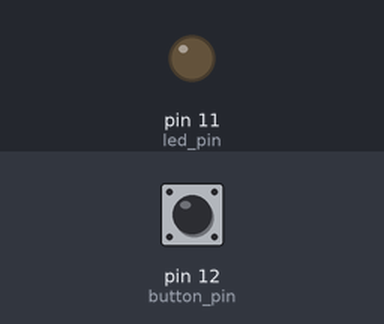
The program below on a simulated Raspberry Pi (header pin numbers). Shown: output pins drawn as LEDs (lit = HIGH). The inputs (shaded band) are chosen by the test bench; at power-on: pin 12 (button_pin) HIGH. What the program prints to the terminal is not drawn.

Above: at 1.2 s.
1.3 s: pin 12 (button_pin) pulled LOW for 0.15 s
At 1.37 s:
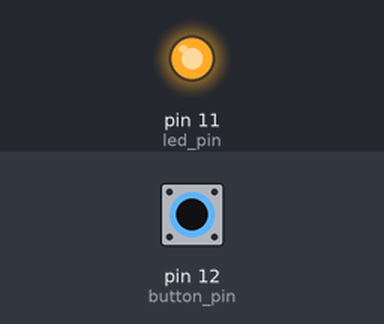
2.9 s: pin 12 (button_pin) pulled LOW for 3.2 s
At 7.3 s:
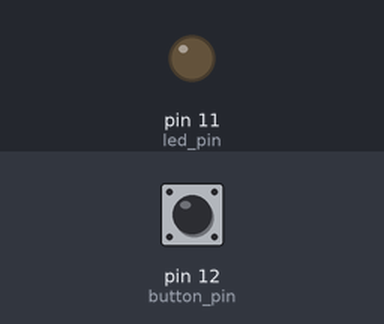
Timing chart, 0 to 8.8 s (numbered marks = the images above; inputs shaded):
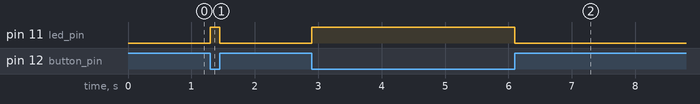

Measured:
- after the input at 1.3 s, pin 11 (led_pin): LOW → HIGH at once, → LOW 0.15 s later
- after the input at 2.9 s, pin 11 (led_pin): LOW → HIGH at once, → LOW 3.2 s later

The program:

button.py
```python
import RPi.GPIO as GPIO

led_pin = 11
button_pin = 12

def setup():
    GPIO.setmode(GPIO.BOARD)
    GPIO.setup(led_pin, GPIO.OUT)
    GPIO.setup(button_pin, GPIO.IN, pull_up_down=GPIO.PUD_UP) # Set button_pin to PULL UP INPUT mode

def loop():
    while True:
        if GPIO.input(button_pin) == False:
            GPIO.output(led_pin, True)
        else:
            GPIO.output(led_pin, False)

def destroy():
    GPIO.cleanup

if __name__ == '__main__':
    print('Program is starting...\n')
    setup()
    try:
        loop()
    except KeyboardInterrupt:
        destroy()
```
